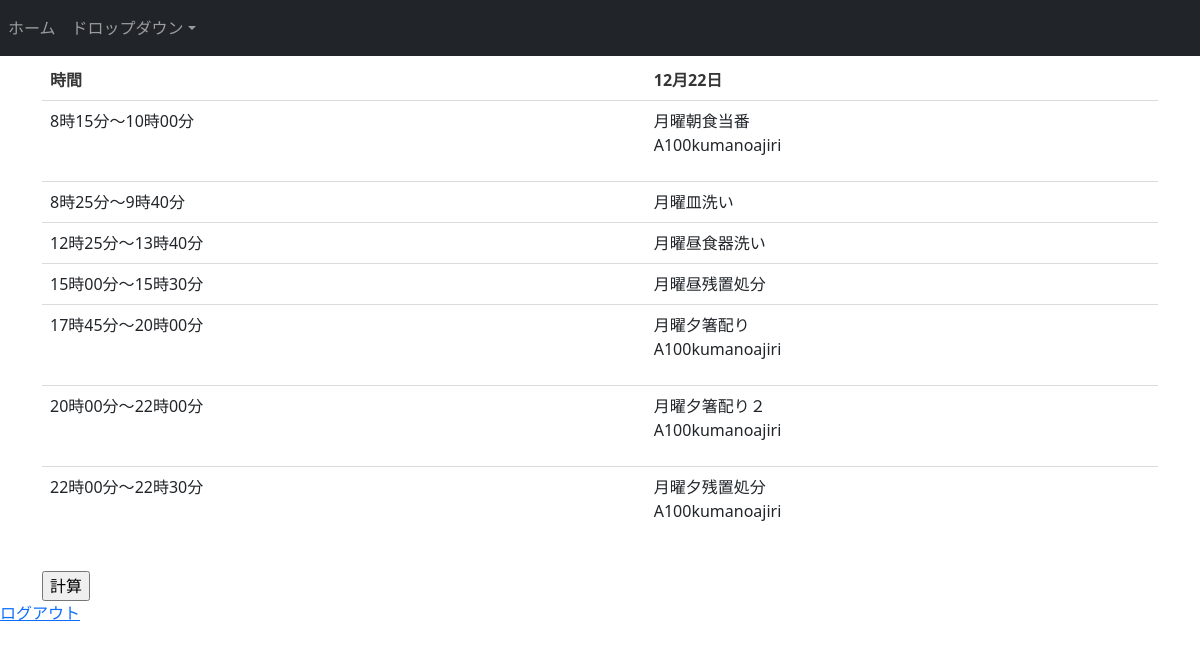
Page /kumano_shift_maker/mypage/recruit/1/ on the earlier database version.
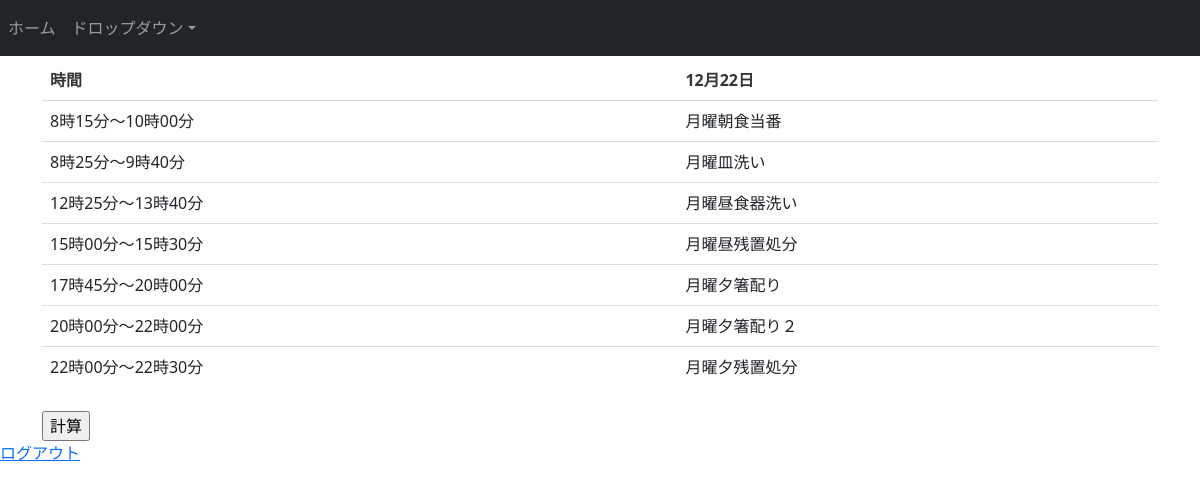
Same page on the later database version.
### shift_maker/models.py (models this page shows, shortened)
class Slot(models.Model):
    workname=models.CharField(max_length=30,null=True,blank=True)
    day=models.DateField(default=timezone.now)
    start_time=models.TimeField(default=time(10,0,0))
    end_time=models.TimeField(default=time(12,0,0))
    days_from_start=models.PositiveIntegerField(default=0) #1日目は０
    required_number=models.PositiveIntegerField(default=1)
    content=models.ForeignKey(WorkContent,on_delete=models.SET_DEFAULT,default='無し')
    is_decided=models.BooleanField(default=False)#既に募集締め切りが過ぎた枠かどうか
    for_template=models.BooleanField(default=False)

class User(AbstractBaseUser,PermissionsMixin):
    Block_name=models.CharField(max_length=3,choices=Block.choices,blank=True)
    room_number=models.IntegerField(default=100)
    account_name=models.CharField(max_length=40,verbose_name='アカウント名',unique=True)
    workload_sum=models.IntegerField(verbose_name='過去の仕事量',default=0)
    assigned_work=models.ManyToManyField(WorkContent,verbose_name='経験済みの仕事',blank=True)
    assigning_slot=models.ManyToManyField(Slot,blank=True,related_name='slot_users')
    password=models.CharField(max_length=128, verbose_name='password')
    is_active     = models.BooleanField(default=True)
    is_staff      = models.BooleanField(default=False)
    is_superuser  = models.BooleanField(default=False)
    objects=UserManager()
    USERNAME_FIELD='account_name'

### shift_maker/views.py (the view)
# urls.py: path('mypage/recruit/<int:pk>/', views.shift_recruit_detail,name='recruit_detail'),
def shift_recruit_detail(request,pk):
    shift=get_object_or_404(Shift, pk=pk)
    days_list=sorted(list(set(list(shift.slot.all().values_list('day',flat=True)))))
    time_list=sorted(list(set(list(shift.slot.all().values_list('start_time','end_time')))))
    sametime_slotlist=[]
    for start_time, end_time in time_list:
        time_slot_list=[]
        for day in days_list:
            slots=shift.slot.filter(day=day,start_time=start_time,end_time=end_time)
            one_table=[]
            for slot in slots:
                one_table.append((slot,slot.slot_users.all()))
            time_slot_list.append(one_table)
        sametime_slotlist.append((start_time, end_time,time_slot_list))
    return render(request,'shift_maker/recruit_detail.html',{'shift':shift,'days_list':days_list,'sametime_slot_list':sametime_slotlist})

### shift_maker/templates/shift_maker/recruit_detail.html (shortened to what this page needs)
{% extends 'shift_maker/base.html' %}
{% block body-contents %}
<table class="table">
    <tr>
        <th>時間</th>
        {% for day in days_list %}
            <th>{{day|date:"n月j日"}}</th>
        {% endfor %}
    </tr>
    {% for start_time, end_time, time_slot_list in sametime_slot_list %}
    <tr>
        <td>{{ start_time|date:"G時i分" }}～{{ end_time|date:"G時i分" }}</td>
        {% for one_table in time_slot_list %}
        {% if not one_table %}
        <td>なし</td>
        {% else %}
        <td>{% for slot, slot_users in one_table %}
            {{slot.workname}}
        {% for user in slot_users %}
            <p>{{user.account_name}}</p>
        {% endfor %}{% endfor %}</td>
        {% endif %}
        {% endfor %}
    </tr>
    {% endfor %}
</table>
<form action="{% url 'shift_maker:scheduling' shift.id %}" method="post">
    <input type="submit" value="計算">
</form>
{% endblock %}

Differences in the rows shown:
changed Slot "月曜朝食当番": loses User (account_name "A100kumanoajiri")
changed Slot "月曜夕箸配り": loses User (account_name "A100kumanoajiri")
changed Slot "月曜夕箸配り２": loses User (account_name "A100kumanoajiri")
changed Slot "月曜夕残置処分": loses User (account_name "A100kumanoajiri")
